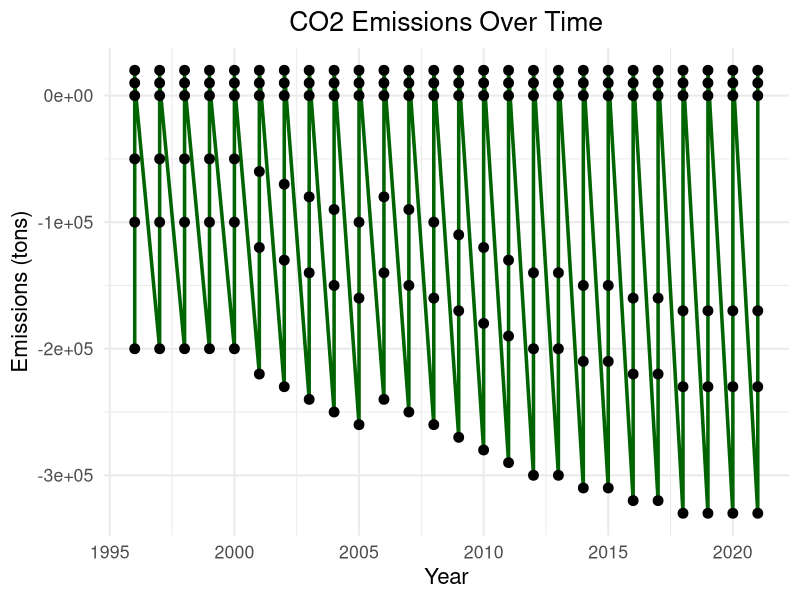

R code for this plot:
# Load libraries
library(ggplot2)

# Reconstructed data (approximate from figure)
year <- rep(1996:2021, each = 6)

emissions <- c(
  -2e5, -1e5, -5e4, 0, 2e4, 1e4,
  -2e5, -1e5, -5e4, 0, 2e4, 1e4,
  -2e5, -1e5, -5e4, 0, 2e4, 1e4,
  -2e5, -1e5, -5e4, 0, 2e4, 1e4,
  -2e5, -1e5, -5e4, 0, 2e4, 1e4,
  -2.2e5, -1.2e5, -6e4, 0, 1e4, 2e4,
  -2.3e5, -1.3e5, -7e4, 0, 1e4, 2e4,
  -2.4e5, -1.4e5, -8e4, 0, 1e4, 2e4,
  -2.5e5, -1.5e5, -9e4, 0, 1e4, 2e4,
  -2.6e5, -1.6e5, -1e5, 0, 1e4, 2e4,
  -2.4e5, -1.4e5, -8e4, 0, 1e4, 2e4,
  -2.5e5, -1.5e5, -9e4, 0, 1e4, 2e4,
  -2.6e5, -1.6e5, -1e5, 0, 1e4, 2e4,
  -2.7e5, -1.7e5, -1.1e5, 0, 1e4, 2e4,
  -2.8e5, -1.8e5, -1.2e5, 0, 1e4, 2e4,
  -2.9e5, -1.9e5, -1.3e5, 0, 1e4, 2e4,
  -3.0e5, -2.0e5, -1.4e5, 0, 1e4, 2e4,
  -3.0e5, -2.0e5, -1.4e5, 0, 1e4, 2e4,
  -3.1e5, -2.1e5, -1.5e5, 0, 1e4, 2e4,
  -3.1e5, -2.1e5, -1.5e5, 0, 1e4, 2e4,
  -3.2e5, -2.2e5, -1.6e5, 0, 1e4, 2e4,
  -3.2e5, -2.2e5, -1.6e5, 0, 1e4, 2e4,
  -3.3e5, -2.3e5, -1.7e5, 0, 1e4, 2e4,
  -3.3e5, -2.3e5, -1.7e5, 0, 1e4, 2e4,
  -3.3e5, -2.3e5, -1.7e5, 0, 1e4, 2e4,
  -3.3e5, -2.3e5, -1.7e5, 0, 1e4, 2e4
)

data <- data.frame(year, emissions)

# Create plot
ggplot(data, aes(x = year, y = emissions)) +
  geom_line(color = "darkgreen", size = 1.2) +
  geom_point(color = "black", size = 3) +
  labs(
    title = "CO2 Emissions Over Time",
    x = "Year",
    y = "Emissions (tons)"
  ) +
  theme_minimal(base_size = 16) +
  theme(
    plot.title = element_text(hjust = 0.5)
  )
